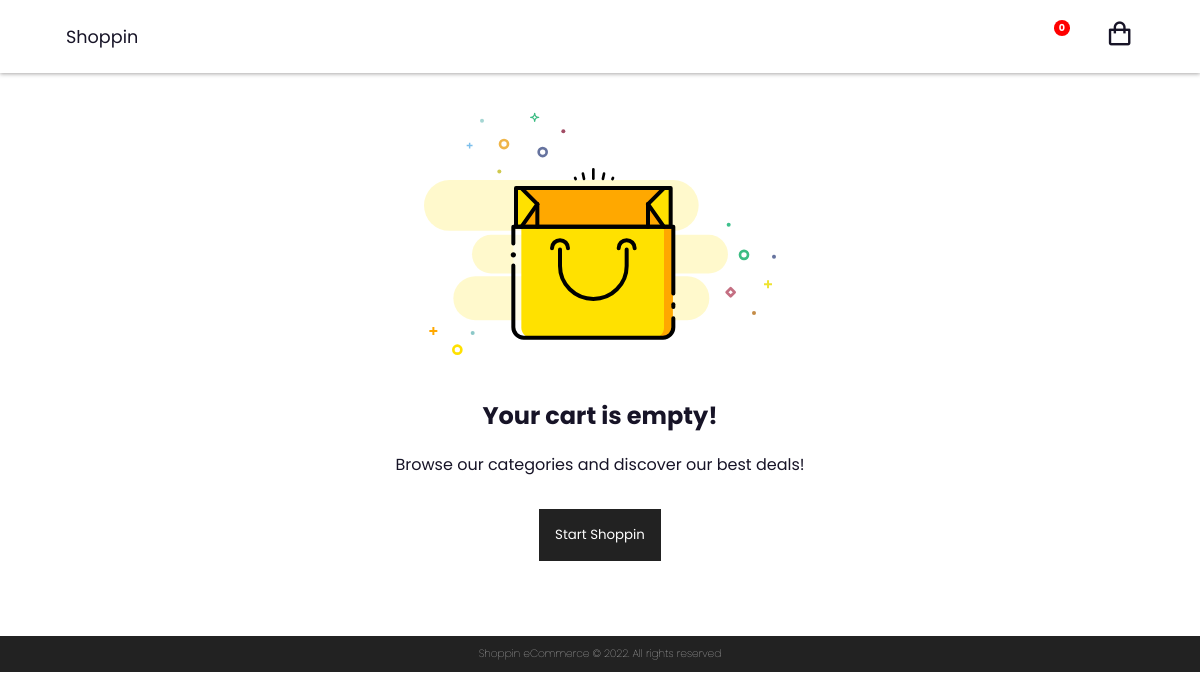
The app's page /cart/ (signed in), older data.
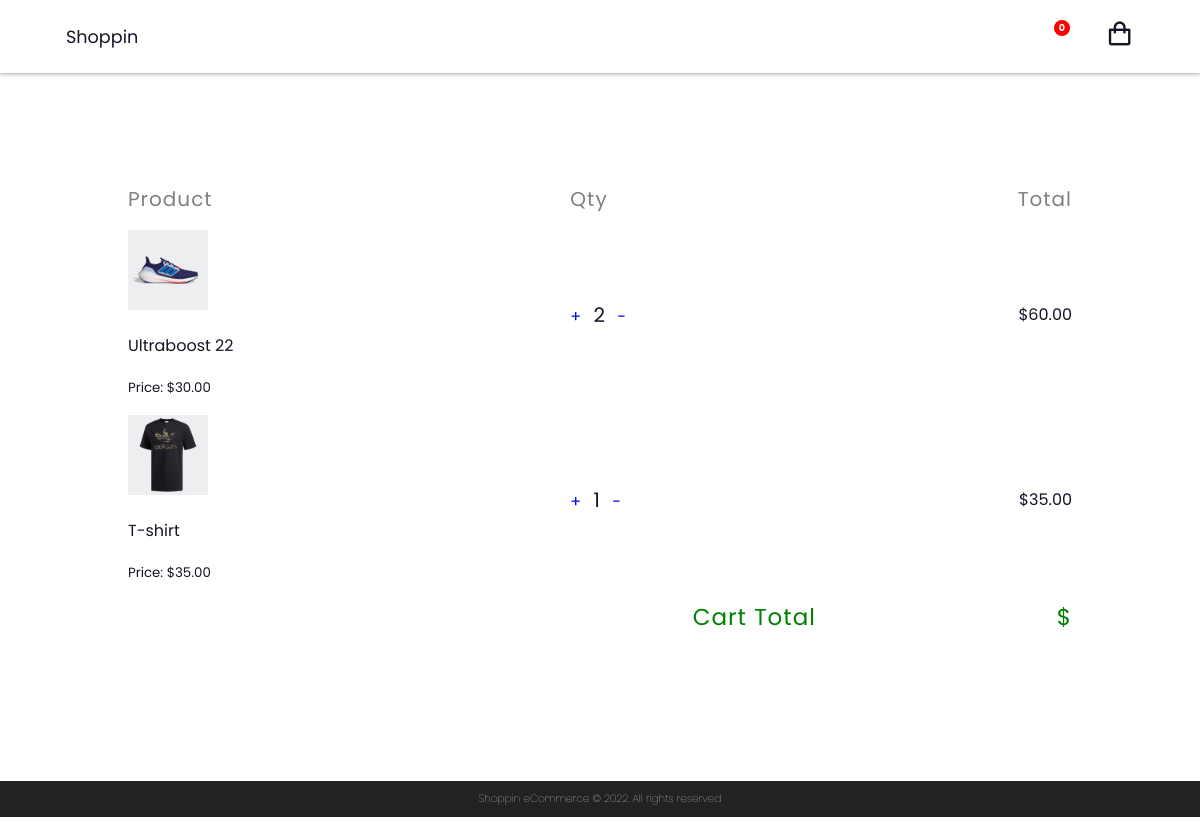
The same page, newer data.
### app/models.py (models this page shows, shortened)
class Order(models.Model):
    user = models.ForeignKey(User, on_delete=models.SET_NULL, null=True)
    product = models.ForeignKey(Product, on_delete=models.SET_NULL, null=True)
    quantity = models.IntegerField(default=0, null=True)
    transaction_id = ShortUUIDField()
    date_ordered = models.DateTimeField(auto_now_add=True)
    @property
    def total_price(self):
        total = self.product.price * self.quantity
        return total

class Product(models.Model):
    name = models.CharField(max_length=25)
    image = models.ImageField()
    price = models.DecimalField(max_digits=9, decimal_places=2)
    date = models.DateTimeField(auto_created=True)

### app/views.py (the view)
# urls.py: path('cart/', views.cart, name="cart"),
@login_required(login_url='users:login')
def cart(request):
    orders = Order.objects.filter(user=request.user)
    return render(request, 'cart.html', {'orders': orders})

### templates/cart.html (shortened to what this page needs)
{% extends 'base.html' %}
{% load static %}
{% block head_css_page %}<link rel="stylesheet" href="{% static 'css/cart.css' %}">{% endblock head_css_page %}
{% block content %}
    <section class="table">
        {% if orders %}
            <table class="cart">
                <thead>
                    <tr>
                        <td>Product</td>
                        <td>Qty</td>
                        <td>Total</td>
                    </tr>
                </thead>
                {% for order in orders %}
                    <tbody>
                        <tr>
                            <td class="product">
                                <img src="{{order.product.image.url}}" alt="">
                                <div>
                                    <p>{{order.product.name}}</p>
                                    <small>Price: ${{order.product.price}}</small>
                                </div>
                            </td>
                            <td class="qty">
                                <a href="{% url 'marketing:add' order.product.pk %}">+</a>
                                <small>{{order.quantity}}</small>
                                <a href="{% url 'marketing:subtract' order.product.pk %}">-</a>
                            </td>
                            <td class="total">${{order.total_price}}</td>
                        </tr>
                    </tbody>
                {% endfor %}
                <tfoot>
                    <tr>
                        <td colspan="2" align="right">Cart Total</td>
                        <td>$</td>
                    </tr>
                </tfoot>
            </table>
        {% else %}
            <div class="empty-cart">
                <img src="{% static 'svg/empty_cart.svg' %}" alt="">
                <h2>Your cart is empty!</h2>
                <p>Browse our categories and discover our best deals!</p>
                <a href="{% url 'marketing:store' %}"><button>Start Shoppin</button></a>
            </div>
        {% endif %}
    </section>
{% endblock %}

### templates/base.html (shortened to what this page needs)
<!DOCTYPE html>
{% load static %}
<html lang="en">
<head>
    {% block head_css %}
        <link rel="stylesheet" href="{% static 'css/style.css' %}">
        <link href='https://unpkg.com/boxicons@2.1.2/css/boxicons.min.css' rel='stylesheet'>
        {% block head_css_page %}{% endblock head_css_page %}
    {% endblock head_css %}
</head>
<body>
    <header>
        <div class="nav container">
            <a href="{% url 'marketing:store' %}" class="logo">Shoppin</a>
            <a href="{% url 'marketing:cart' %}">
                <i class='bx bx-shopping-bag' id="cart-icon"></i>
                <span class="badge">0</span>
            </a>
        </div>
    </header>
    {% block content %}{% endblock content %}
    <footer>
        <p>Shoppin eCommerce © 2022. All rights reserved</p>
    </footer>
</body>
</html>

### static/css/style.css (style rules this page uses)
* { font-family: 'Poppins', sans-serif; margin: 0; padding: 0; scroll-padding-top: 2rem; scroll-behavior: smooth; box-sizing: border-box; list-style: none; text-decoration: none; }
:root { --main-color: #fd4646; --text-color: #171427; --bg-color: #fff; }
img { width: 100%; }
body { color: var(--text-color); }
.container { max-width: 1068px; margin: auto; width: 100%; }
section { padding: 4rem 0 3rem; }
header { position: fixed; top: 0; left: 0; width: 100%; background: var(--bg-color); box-shadow: 0 1px 4px hsl(0 4% 15% / 40%); z-index: 100; }
.nav { display: flex; align-items: center; justify-content: space-between; padding: 20px 0; }
.logo { font-size: 1.1rem; color: var(--text-color); font-weight: 400; transition: 0.3s ease; }
#cart-icon { font-size: 1.8rem; color: var(--text-color); cursor: pointer; transition: 0.3s ease; }
.badge { position: absolute; top: 20px; right: 129.9px; padding: 1px 5px; font-size: .6rem; font-weight: bold; border-radius: 50%; background-color: red; color: white; }
footer { background-color: #222222; }
footer p { color: #fff; font-weight: 70; font-size: .660rem; padding-top: 10px; padding-bottom: 10px; text-align: center; }

### static/css/cart.css (style rules this page uses)
.table { margin-top: 2rem; }
.cart { border-collapse: collapse; width: 60em; margin: 80px auto; }
.cart thead tr td { font-size: 20px; letter-spacing: 1px; color: grey; padding: 8px; }
.cart tfoot tr td { font-size: 23px; letter-spacing: 1px; color: green; padding: 8px; }
.cart tbody tr td { padding: 8px; }
.cart thead tr td:nth-last-child(1), .cart tbody tr td:nth-last-child(1), .cart tfoot tr td:nth-last-child(1) { text-align: right; }
.product img { width: 80px; height: 80px; margin-right: 10px; }
.qty small { margin: .5rem; font-size: 20px; }
.qty a { cursor: pointer; }
p { display: block; margin-block-start: 1em; margin-block-end: 1em; margin-inline-start: 0px; margin-inline-end: 0px; }

Row changes from the older to the newer data that the page shows:
added Order: product.image (picture), product.name "Ultraboost 22", product.price "30.00", quantity "2", total_price "60.00"
added Order: product.image (picture), product.name "T-shirt", product.price "35.00", quantity "1", total_price "35.00"
Text that changed along with them:
text no longer shown: "Your cart is empty! Browse our categories and discover our best deals! Start Shoppin"
text now shown: "Product Qty Total Cart Total $"
